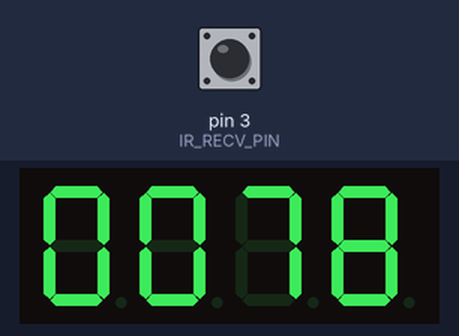
Bench run of a sketch on a simulated Arduino Uno, built with avr-gcc and run on an emulated ATmega328P. On the bench: 4-digit seven-segment display. Wiring (inferred from the names in the program): 4-digit 7-segment display, segments lit when HIGH: segments pin 12, pin 11, pin 10, pin 9, pin 8, pin 7, pin 6, pin 5; digit selects pin 14, pin 15, pin 16, pin 17. The inputs (shaded band) are chosen by the test bench; at power-on: pin 3 (IR_RECV_PIN) HIGH. The segment pins are drawn as the display they are named for.

Above: at 3.39 s.
At 7.19 s:
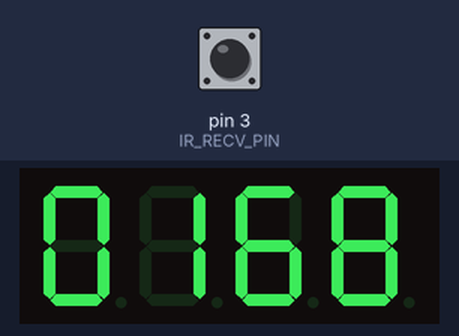
At 10.99 s:
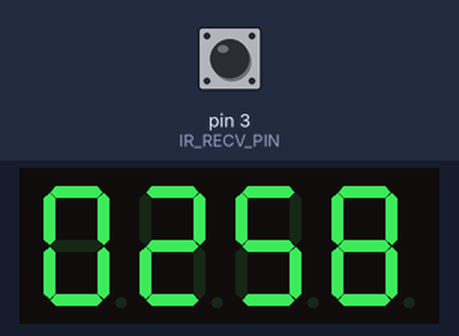
At 17.49 s:
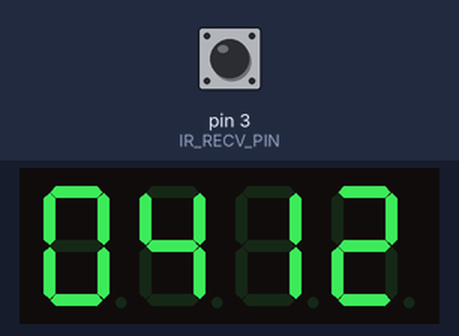
At 29.65 s:
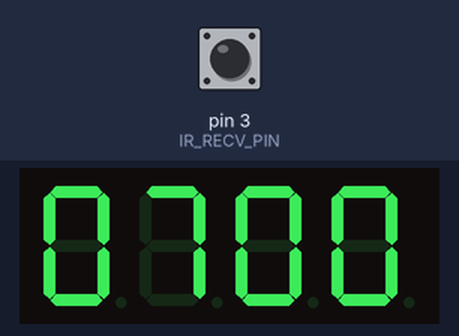
At 38.43 s:
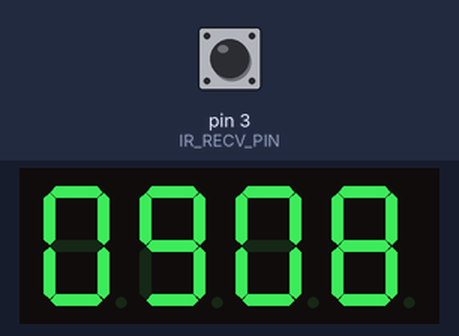

The sketch:

ssd_timer.ino
```cpp
// Infrared remote library for Arduino: send and receive infrared signals with multiple protocols
// http://z3t0.github.io/Arduino-IRremote
#include <IRremote.h>

// IR
const byte IR_RECV_PIN = 3;

IRrecv irrecv(IR_RECV_PIN);

decode_results results;

// SSD
#define SEG_SIZE 8
#define DIG_SIZE 4

const byte SEG_PIN[SEG_SIZE] = {5, 12, 11, 10, 9, 8, 7, 6};
const byte COM_PIN[DIG_SIZE] = {14, 15, 16, 17};

byte seg_pin_value[][SEG_SIZE] =
{
 //h  a  b  c  d  e  f  g
  {0, 1, 1, 1, 1, 1, 1, 0},  //0
  {0, 0, 1, 1, 0, 0, 0, 0},  //1
  {0, 1, 1, 0, 1, 1, 0, 1},  //2
  {0, 1, 1, 1, 1, 0, 0, 1},  //3
  {0, 0, 1, 1, 0, 0, 1, 1},  //4
  {0, 1, 0, 1, 1, 0, 1, 1},  //5
  {0, 1, 0, 1, 1, 1, 1, 1},  //6
  {0, 1, 1, 1, 0, 0, 0, 0},  //7
  {0, 1, 1, 1, 1, 1, 1, 1},  //8
  {0, 1, 1, 1, 1, 0, 1, 1},  //9
  {0, 1, 1, 1, 0, 1, 1, 1},  //A
  {0, 0, 0, 1, 1, 1, 1, 1},  //b
  {0, 1, 0, 0, 1, 1, 1, 0},  //C
  {0, 0, 1, 1, 1, 1, 0, 1},  //d
  {0, 1, 0, 0, 1, 1, 1, 1},  //E
  {0, 1, 0, 0, 0, 1, 1, 1},  //F
  {1, 0, 0, 0, 0, 0, 0, 0},  //.
  {0, 0, 0, 0, 0, 0, 0, 0},  //null
};

byte digits[DIG_SIZE] = {0, 0, 0, 0};

volatile boolean invert = false;
volatile boolean mirror = false;
volatile boolean pause = false;
volatile boolean column = false;
volatile byte speed = 5;
volatile int inc_base = 1;
volatile int count = 0;

void setup()
{
  Serial.begin(9600);

  irrecv.enableIRIn(); // Start the receiver

  attachInterrupt(digitalPinToInterrupt(IR_RECV_PIN), recv_ir, CHANGE);

  set_pinmode(SEG_PIN, SEG_SIZE, OUTPUT);
  set_pinmode(COM_PIN, DIG_SIZE, OUTPUT);
}

void loop()
{
  if (count > 9999) count = 0;
  if (count < 0) count = 9999;
  get_digits(count);
  all_digits_on(digits, speed, 2);
  if (! pause) count += inc_base;
}

void recv_ir()
{
  if (irrecv.decode(&results)) {
    switch(results.value)
    {
        case 0xFF40BF: // down
          invert = true;
          break;
        case 0xFF2AD5: // up
          invert = false;
          break;
        case 0xFF807F: // ++ count
          if (inc_base < 0) inc_base *= -1;
          break;
        case 0xFF30CF: // -- count
          if (inc_base > 0) inc_base *= -1;
          break;
        case 0xFF4AB5: // fast
          if (speed > 5) speed -= 5;
          break;
        case 0xFF8A75: // slow
          if (speed < 250) speed += 5;
          break;
        case 0xFF12ED: // pause
          pause = ! pause;
          break;
        case 0xFFC03F: // stop
          count = 0;
          inc_base = 1;
          speed = 5;
          pause = true;
          break;

        default: break;
    }
    irrecv.resume(); // Receive the next value
  }
}

void set_pinmode(byte pin[], int size, int mode)
{
  for (int i = 0; i < size; ++i) {
    pinMode(pin[i], mode);
  }
}

void set_seg(byte pin_value[])
{
  for (int i = 0; i < SEG_SIZE; ++i)
  {
    digitalWrite(SEG_PIN[i], pin_value[i]);
  }
}

void set_com(byte n)
{
  for (int i = 0; i < DIG_SIZE; ++i)
  {
    digitalWrite(COM_PIN[i], HIGH);
  }
  digitalWrite(COM_PIN[n-1], LOW);
}

void set_digit_on(byte com, byte n)
{
    // clear: set as null
    set_seg(seg_pin_value[17]);
    // select digit: 1-4
    set_com(com);
    // pin value pre-wash: normal, inverted, mirrored
    byte value[SEG_SIZE];
    memcpy(value, seg_pin_value[n], sizeof(seg_pin_value[n][0])*SEG_SIZE);
    if (invert) invert_digit(value);
    if (mirror) mirror_digit(value);
    // set value to segment pins
    set_seg(value);
    // show column
    if (column) digitalWrite(SEG_PIN[0], 1);
}

void all_digits_on(byte digits[], int period, unsigned long refresh)
{
  // digit duration equal to period * refresh * DIG_SIZE
  // e.g 125 * 2 * 4 = 1s
  for(int i = 0; i < period; ++i)
  {
    for (int j = 0; j < DIG_SIZE; j++)
    {
      set_digit_on(j + 1, digits[j]);
      // feel blink when refresh > 10 ms, takes 2 as normal
      delay(refresh);
    }
  }
}

void invert_digit(byte pin_value[])
{
  for (int i = 1; i <= 3; ++i)
  {
    pin_value[i] = pin_value[i] ^ pin_value[i + 3];
    pin_value[i + 3] = pin_value[i + 3] ^ pin_value[i];
    pin_value[i] = pin_value[i] ^ pin_value[i + 3];
  }
}

void mirror_digit(byte pin_value[])
{
  int size = SEG_SIZE - 1;
  for (int i = 2; i <= 3; ++i)
  {
    int d = i * i;
    if (d > size) d -= size;
    pin_value[i] = pin_value[i] ^ pin_value[i + d];
    pin_value[i + d] = pin_value[i + d] ^ pin_value[i];
    pin_value[i] = pin_value[i] ^ pin_value[i + d];
  }
}

void get_digits(int num)
{
  int idx = DIG_SIZE;
  int inc = -1;
  if (invert || mirror)
  {
    idx = -1;
    inc = 1;
  }
  digits[idx += inc] = num % 10;
  digits[idx += inc] = num / 10 % 10;
  digits[idx += inc] = num / 100 % 10;
  digits[idx += inc] = num / 1000;
}
```
